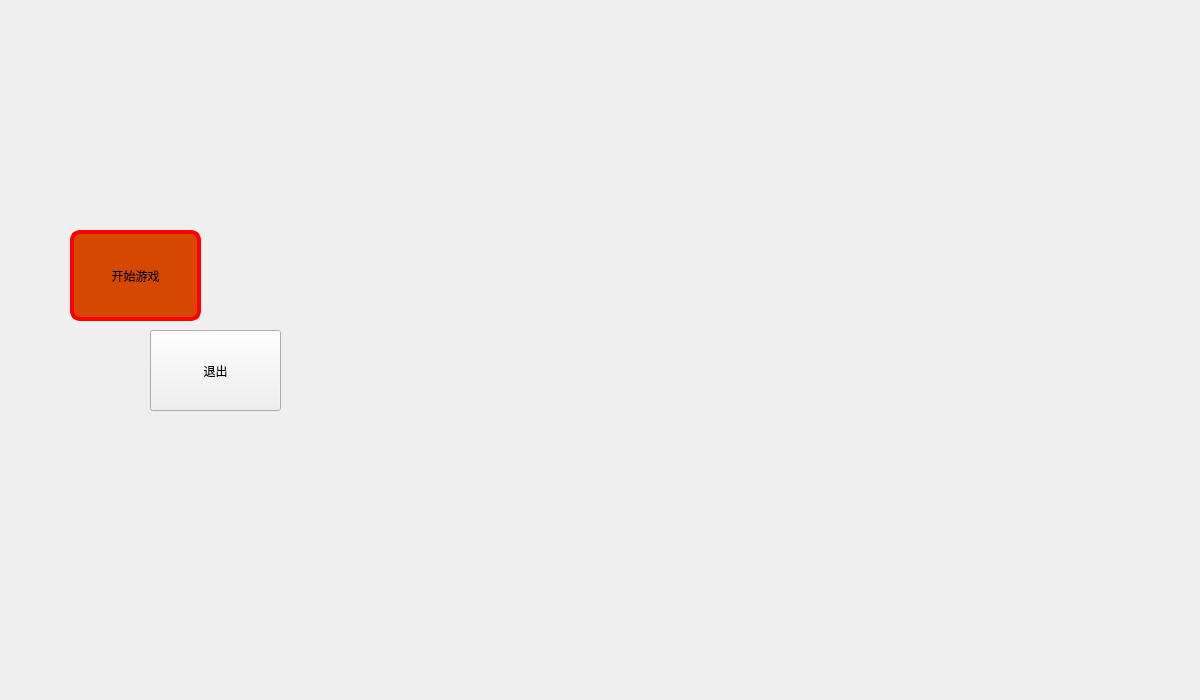
<?xml version="1.0" encoding="UTF-8"?>
<ui version="4.0">
 <class>Dialog</class>
 <widget class="QDialog" name="Dialog">
  <property name="geometry">
   <rect>
    <x>0</x>
    <y>0</y>
    <width>1200</width>
    <height>700</height>
   </rect>
  </property>
  <property name="windowTitle">
   <string>Dialog</string>
  </property>
  <widget class="QPushButton" name="Start">
   <property name="geometry">
    <rect>
     <x>70</x>
     <y>230</y>
     <width>131</width>
     <height>91</height>
    </rect>
   </property>
   <property name="styleSheet">
    <string notr="true">background-color: rgb(214, 71, 0);
border-color: rgb(170, 0, 0);
border-bottom-color: rgb(255, 0, 0);
border-right-color: rgb(255, 0, 0);
font: 87 17pt &quot;Arial Black&quot;;
border-radius:10px;
border-style:outset;
border-width:4px;</string>
   </property>
   <property name="text">
    <string>开始游戏</string>
   </property>
  </widget>
  <widget class="QPushButton" name="pushButton">
   <property name="geometry">
    <rect>
     <x>150</x>
     <y>330</y>
     <width>131</width>
     <height>81</height>
    </rect>
   </property>
   <property name="text">
    <string>退出</string>
   </property>
  </widget>
 </widget>
 <resources/>
 <connections>
  <connection>
   <sender>pushButton</sender>
   <signal>clicked()</signal>
   <receiver>Dialog</receiver>
   <slot>close()</slot>
   <hints>
    <hint type="sourcelabel">
     <x>241</x>
     <y>192</y>
    </hint>
    <hint type="destinationlabel">
     <x>281</x>
     <y>194</y>
    </hint>
   </hints>
  </connection>
 </connections>
</ui>
